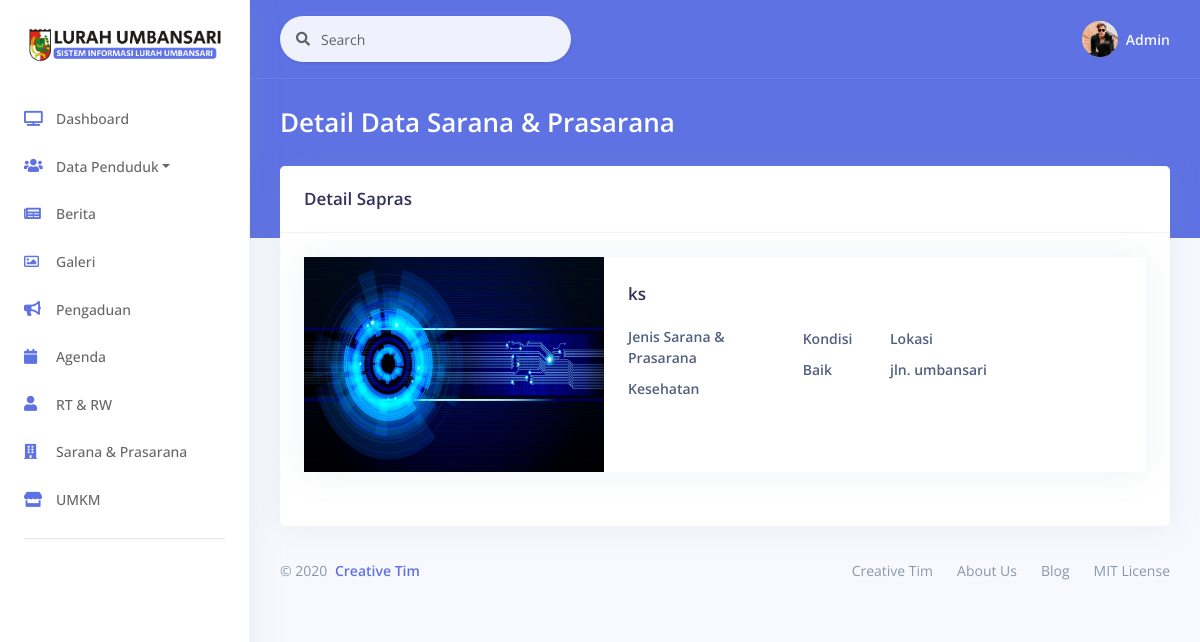
/Sapras/detail/2, run on an earlier commit of the app's database.
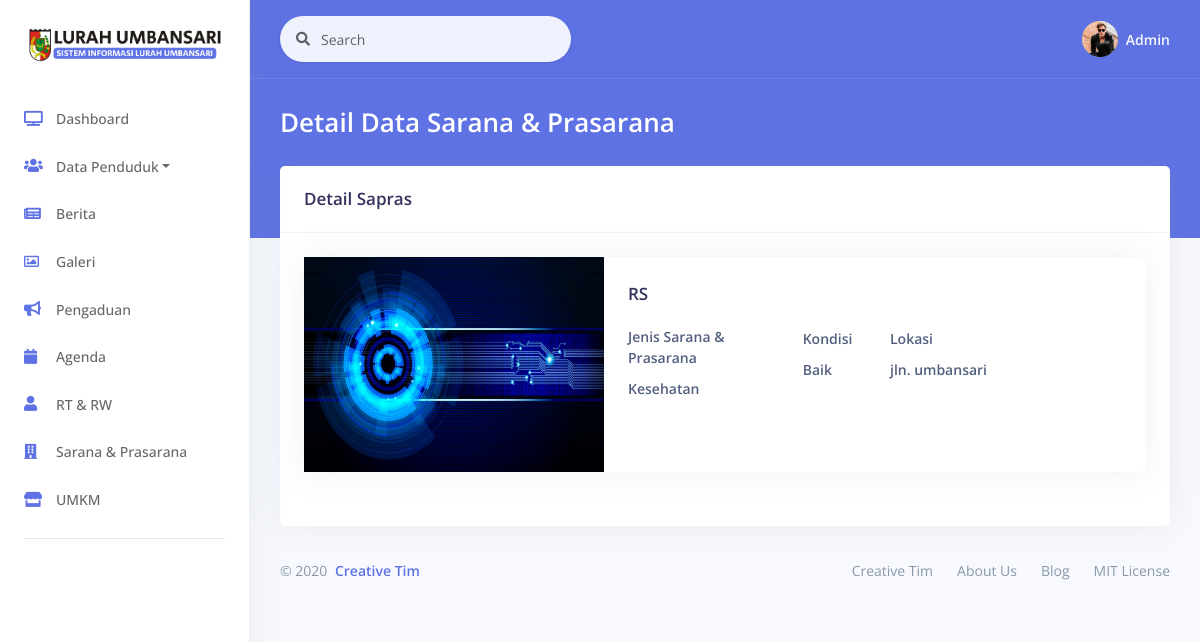
And on a later commit of the database.
### tables this page shows
CREATE TABLE `saprsarana` (
  `spr_id` int(10) NOT NULL,
  `sprjns_id` int(10) NOT NULL,
  `spr_name` varchar(100) NOT NULL,
  `spr_kondisi` varchar(100) NOT NULL,
  `spr_kd_invetaris` varchar(100) DEFAULT NULL,
  `spr_lokasi` varchar(255) DEFAULT NULL,
  `spr_gambar` varchar(100) NOT NULL
);

CREATE TABLE `spr_jenis` (
  `sprjns_id` int(10) NOT NULL,
  `sprjns_name` varchar(50) NOT NULL
);

### application/controllers/Sapras.php (called while the page is built, shortened)
<?php
class Sapras extends CI_Controller
{
    public function __construct()
    {
        $this->load->model('Sapras_model');
        $this->load->model('Sprjns_model');
    }
    public function detail($spr_id)
    {
        $data['judul'] = "Detail Sarana dan Prasarana";
        $data['saprsarana'] = $this->Sapras_model->getById($spr_id);
        $data['sprjns'] = $this->Sprjns_model->get();
        $this->load->view('layout/header', $data);
        $this->load->view('data_sapras/vw_detail_sapras', $data);
        $this->load->view('layout/footer', $data);
    }
}

### index.php (called while the page is built, shortened)
<?php
require_once BASEPATH.'core/CodeIgniter.php';

### application/models/Sapras_model.php (called while the page is built, shortened)
<?php
class Sapras_model extends CI_Model
{
    public function getById($spr_id)
    {
        $this->db->select('saprsarana.*');
        $this->db->from('saprsarana');
        $this->db->where('saprsarana.spr_id', $spr_id);
        $query = $this->db->get();
        return $query->row_array();
    }
}

### application/models/Sprjns_model.php (called while the page is built, shortened)
<?php
class Sprjns_model extends CI_Model
{
    public $table = 'spr_jenis';
    public function get()
    {
        $this->db->from($this->table);
        $query = $this->db->get();
        return $query->result_array();
    }
}

### application/views/data_sapras/vw_detail_sapras.php (the view)
<div class="main-content" id="panel">
    <div class="header bg-primary pb-6">
        <div class="container-fluid">
            <div class="header-body">
                <div class="row align-items-center py-4">
                    <div class="col-lg-6 col-7">
                        <h3 class="h1 text-white d-inline-block mb-0">Detail Data Sarana & Prasarana</h3>
                    </div>
                </div>
            </div>
        </div>
    </div>
    <div class="container-fluid mt--6">
        <div class="row">
            <div class="col">
                <div class="card">
                    <div class="card-header">
                        <div class="row align-items-center">
                            <div class="col-8">
                                <h3 class="mb-0">Detail Sapras </h3>
                            </div>
                        </div>
                    </div>
                    <div class="card-body">
                        <form>
                            <div class="card flex-row">
                                <div class="img-square-wrapper">
                                    <img class="" src="<?= base_url('assets/img/sapras/') . $saprsarana['spr_gambar']; ?>" width="300" height="215" alt="Card image cap">
                                </div>
                                <div class="card-body">
                                    <h3 class="card-title"><?= $saprsarana['spr_name'] ?></h3>
                                    <div class="row">
                                        <div class="col-4">
                                            <label for="example-tel-input" class="form-control-label">Jenis Sarana & Prasarana</label><br>
                                            <label class="form-control-label" for="input-username">
                                                <?php foreach ($sprjns as $r) :
                                                       if ($saprsarana['sprjns_id'] == $r['sprjns_id']) { ?>
                                                        <?= $r['sprjns_name']; ?>
                                                <?php }
                                                   endforeach; ?>
                                            </label>
                                        </div>
                                        <div class="col-2">
                                            <label for="example-tel-input" class="form-control-label">Kondisi</label><br>
                                            <label class="form-control-label" for="input-username"><?= $saprsarana['spr_kondisi'] ?></label>
                                        </div>
                                        <div class="col-3">
                                            <div class="form-group">
                                                <label for="example-tel-input" class="form-control-label">Lokasi</label><br>
                                                <label class="form-control-label" for="input-username"><?= $saprsarana['spr_lokasi'] ?></label>
                                            </div>
                                        </div>
                                    </div>
                                </div>
                            </div>
                        </form>
                    </div>
                </div>
            </div>
        </div>

### application/views/layout/header.php (shortened to what this page needs)
<!DOCTYPE html>
<html>
<head>
    <link rel="stylesheet" href="<?= base_url(); ?>assets/vendor/nucleo/css/nucleo.css" type="text/css">
    <link rel="stylesheet" href="<?= base_url(); ?>assets/vendor/@fortawesome/fontawesome-free/css/all.min.css" type="text/css">
    <link rel="stylesheet" href="<?= base_url(); ?>assets/css/argon.css?v=1.2.0" type="text/css">
</head>
<body>
    <nav class="sidenav navbar navbar-vertical  fixed-left  navbar-expand-xs navbar-light bg-white" id="sidenav-main">
        <div class="scrollbar-inner">
            <div class="sidenav-header  align-items-center">
                <a class="navbar-brand" href="javascript:void(0)">
                    <img src="<?= base_url(); ?>assets/img/logo/logo-web-lurah-rumbai.png" class="navbar-brand-img" alt="logo">
                </a>
            </div>
            <div class="navbar-inner">
                <div class="collapse navbar-collapse" id="sidenav-collapse-main">
                    <ul class="navbar-nav">
                        <li class="nav-item">
                            <a class="nav-link" href="<?= site_url('Role_petugas'); ?>">
                                <i class="fas fa-tv text-primary"></i>
                                <span class="nav-link-text">Dashboard</span>
                            </a>
                        </li>
                        <li class="nav-item">
                            <a class="nav-link dropdown-toggle" href="#" data-toggle="dropdown">
                                <i class="fas fa-users text-primary"></i>
                                <span class="nav-link-text">Data Penduduk</span>
                            </a>
                        </li>
                        <li class="nav-item">
                            <a class="nav-link" href="<?= site_url('Role_petugas/Berita'); ?>">
                                <i class="fas fa-newspaper text-primary"></i>
                                <span class="nav-link-text">Berita</span>
                            </a>
                        </li>
                        <li class="nav-item">
                            <a class="nav-link" href="<?= site_url('Role_petugas/Galeri'); ?>">
                                <i class="far fa-image text-primary"></i>
                                <span class="nav-link-text">Galeri</span>
                            </a>
                        </li>
                        <li class="nav-item">
                            <a class="nav-link" href="<?= site_url('Role_petugas/Pengaduan'); ?>">
                                <i class="fas fa-bullhorn text-primary"></i>
                                <span class="nav-link-text">Pengaduan</span>
                            </a>
                        </li>
                        <li class="nav-item">
                            <a class="nav-link" href="<?= site_url('Role_petugas/Agenda'); ?>">
                                <i class="fas fa-calendar text-primary"></i>
                                <span class="nav-link-text">Agenda</span>
                            </a>
                        </li>
                        <li class="nav-item">
                            <a class="nav-link" href="<?= site_url('Role_petugas/Rw'); ?>">
                                <i class="fas fa-user text-primary"></i>
                                <span class="nav-link-text">RT & RW</span>
                            </a>
                        </li>
                        <li class="nav-item">
                            <a class="nav-link" href="<?= site_url('Role_petugas/Sapras'); ?>">
                                <i class="fas fa-building text-primary"></i>
                                <span class="nav-link-text">Sarana & Prasarana</span>
                            </a>
                        </li>
                        <li class="nav-item">
                            <a class="nav-link" href="<?= site_url('Role_petugas/Umkm'); ?>">
                                <i class="fas fa-store text-primary"></i>
                                <span class="nav-link-text">UMKM</span>
                            </a>
                        </li>
                    </ul>
                    <hr class="my-3">
                </div>
            </div>
        </div>
    </nav>
    <div class="main-content" id="panel">
        <nav class="navbar navbar-top navbar-expand navbar-dark bg-primary border-bottom">
            <div class="container-fluid">
                <div class="collapse navbar-collapse" id="navbarSupportedContent">
                    <form class="navbar-search navbar-search-light form-inline mr-sm-3" id="navbar-search-main">
                        <div class="form-group mb-0">
                            <div class="input-group input-group-alternative input-group-merge">
                                <div class="input-group-prepend">
                                    <span class="input-group-text"><i class="fas fa-search"></i></span>
                                </div>
                                <input class="form-control" placeholder="Search" type="text">
                            </div>
                        </div>
                    </form>
                    <ul class="navbar-nav align-items-center ml-auto ml-md-0 ">
                        <li class="nav-item dropdown">
                            <a class="nav-link pr-0" href="#" role="button" data-toggle="dropdown" aria-haspopup="true" aria-expanded="false">
                                <div class="media align-items-center">
                                    <span class="avatar avatar-sm rounded-circle">
                                        <img alt="Image placeholder" src="<?= base_url(); ?>assets/img/theme/team-1.jpg">
                                    </span>
                                    <div class="media-body  ml-2  d-none d-lg-block">
                                        <span class="mb-0 text-sm  font-weight-bold">Admin</span>
                                    </div>
                                </div>
                            </a>
                        </li>
                    </ul>
                </div>
            </div>
        </nav>

### application/views/layout/footer.php (shortened to what this page needs)
<footer class="footer pt-0">
    <div class="row align-items-center justify-content-lg-between">
        <div class="col-lg-6">
            <div class="copyright text-center  text-lg-left  text-muted">
                &copy; 2020 <a href="https://www.creative-tim.com" class="font-weight-bold ml-1" target="_blank">Creative Tim</a>
            </div>
        </div>
        <div class="col-lg-6">
            <ul class="nav nav-footer justify-content-center justify-content-lg-end">
                <li class="nav-item">
                    <a href="https://www.creative-tim.com" class="nav-link" target="_blank">Creative Tim</a>
                </li>
                <li class="nav-item">
                    <a href="https://www.creative-tim.com/presentation" class="nav-link" target="_blank">About Us</a>
                </li>
                <li class="nav-item">
                    <a href="http://blog.creative-tim.com" class="nav-link" target="_blank">Blog</a>
                </li>
                <li class="nav-item">
                    <a href="https://github.com/creativetimofficial/argon-dashboard/blob/master/LICENSE.md" class="nav-link" target="_blank">MIT License</a>
                </li>
            </ul>
        </div>
    </div>
</footer>
</div>
</div>
</body>
</html>

What changed in the data, as far as the page shows it:
changed saprsarana "Baik": spr_name "ks" → "RS"
